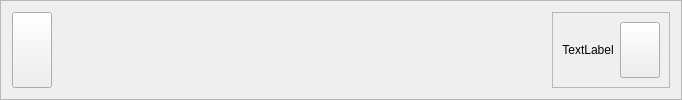
               <widget class="QFrame" name="frame_6">
                <property name="sizePolicy">
                 <sizepolicy hsizetype="Preferred" vsizetype="Maximum">
                  <horstretch>0</horstretch>
                  <verstretch>0</verstretch>
                 </sizepolicy>
                </property>
                <property name="layoutDirection">
                 <enum>Qt::RightToLeft</enum>
                </property>
                <property name="frameShape">
                 <enum>QFrame::StyledPanel</enum>
                </property>
                <property name="frameShadow">
                 <enum>QFrame::Raised</enum>
                </property>
                <layout class="QHBoxLayout" name="horizontalLayout_3">
                 <property name="spacing">
                  <number>500</number>
                 </property>
                 <item>
                  <widget class="QFrame" name="frame_18">
                   <property name="maximumSize">
                    <size>
                     <width>200</width>
                     <height>16777215</height>
                    </size>
                   </property>
                   <property name="layoutDirection">
                    <enum>Qt::LeftToRight</enum>
                   </property>
                   <property name="frameShape">
                    <enum>QFrame::StyledPanel</enum>
                   </property>
                   <property name="frameShadow">
                    <enum>QFrame::Raised</enum>
                   </property>
                   <layout class="QHBoxLayout" name="horizontalLayout_10">
                    <item>
                     <widget class="QLabel" name="lb_name">
                      <property name="text">
                       <string>TextLabel</string>
                      </property>
                      <property name="alignment">
                       <set>Qt::AlignCenter</set>
                      </property>
                     </widget>
                    </item>
                    <item>
                     <widget class="QPushButton" name="btn_profile">
                      <property name="maximumSize">
                       <size>
                        <width>70</width>
                        <height>150</height>
                       </size>
                      </property>
                      <property name="text">
                       <string/>
                      </property>
                     </widget>
                    </item>
                   </layout>
                  </widget>
                 </item>
                 <item>
                  <widget class="QPushButton" name="btn_back2login">
                   <property name="maximumSize">
                    <size>
                     <width>100</width>
                     <height>12312</height>
                    </size>
                   </property>
                   <property name="text">
                    <string/>
                   </property>
                  </widget>
                 </item>
                </layout>
               </widget>
